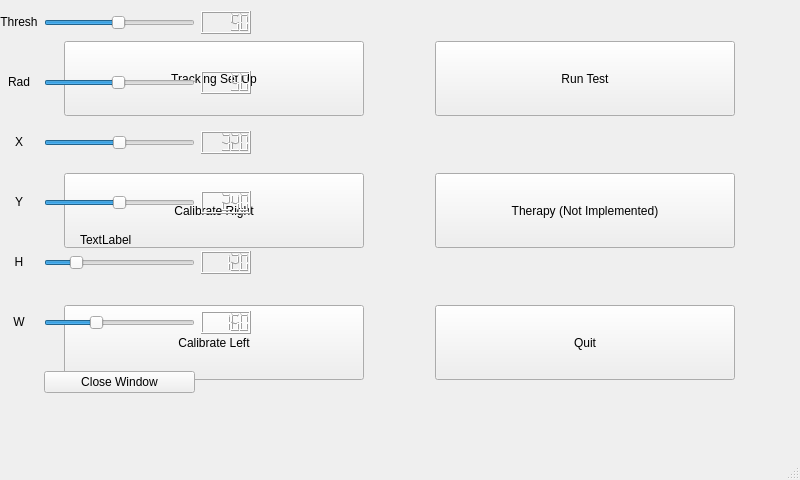
<?xml version="1.0" encoding="UTF-8"?>
<ui version="4.0">
 <class>MainWindow</class>
 <widget class="QMainWindow" name="MainWindow">
  <property name="geometry">
   <rect>
    <x>0</x>
    <y>0</y>
    <width>800</width>
    <height>480</height>
   </rect>
  </property>
  <property name="windowTitle">
   <string>MainWindow</string>
  </property>
  <widget class="QWidget" name="centralwidget">
   <widget class="QWidget" name="gridLayoutWidget">
    <property name="geometry">
     <rect>
      <x>-1</x>
      <y>-10</y>
      <width>801</width>
      <height>441</height>
     </rect>
    </property>
    <layout class="QGridLayout" name="HomescreenLayout">
     <item row="0" column="0">
      <widget class="QPushButton" name="TrackingSetUp">
       <property name="minimumSize">
        <size>
         <width>0</width>
         <height>75</height>
        </size>
       </property>
       <property name="maximumSize">
        <size>
         <width>300</width>
         <height>16777215</height>
        </size>
       </property>
       <property name="text">
        <string>Tracking Set Up</string>
       </property>
      </widget>
     </item>
     <item row="1" column="1">
      <widget class="QPushButton" name="Therapy">
       <property name="minimumSize">
        <size>
         <width>0</width>
         <height>75</height>
        </size>
       </property>
       <property name="text">
        <string>Therapy (Not Implemented)</string>
       </property>
      </widget>
     </item>
     <item row="0" column="1">
      <widget class="QPushButton" name="Diagnostic">
       <property name="minimumSize">
        <size>
         <width>0</width>
         <height>75</height>
        </size>
       </property>
       <property name="maximumSize">
        <size>
         <width>300</width>
         <height>16777215</height>
        </size>
       </property>
       <property name="text">
        <string>Run Test</string>
       </property>
      </widget>
     </item>
     <item row="2" column="1">
      <widget class="QPushButton" name="Quit">
       <property name="minimumSize">
        <size>
         <width>0</width>
         <height>75</height>
        </size>
       </property>
       <property name="text">
        <string>Quit</string>
       </property>
      </widget>
     </item>
     <item row="2" column="0">
      <widget class="QPushButton" name="CalibrateLeft">
       <property name="minimumSize">
        <size>
         <width>0</width>
         <height>75</height>
        </size>
       </property>
       <property name="text">
        <string>Calibrate Left</string>
       </property>
      </widget>
     </item>
     <item row="1" column="0">
      <widget class="QPushButton" name="CalibrateRight">
       <property name="minimumSize">
        <size>
         <width>0</width>
         <height>75</height>
        </size>
       </property>
       <property name="text">
        <string>Calibrate Right</string>
       </property>
      </widget>
     </item>
    </layout>
   </widget>
   <widget class="QWidget" name="gridLayoutWidget_2">
    <property name="geometry">
     <rect>
      <x>0</x>
      <y>-20</y>
      <width>251</width>
      <height>451</height>
     </rect>
    </property>
    <layout class="QGridLayout" name="VideoControls">
     <item row="0" column="1">
      <widget class="QSlider" name="ThresholdSlider">
       <property name="minimum">
        <number>1</number>
       </property>
       <property name="maximum">
        <number>100</number>
       </property>
       <property name="sliderPosition">
        <number>50</number>
       </property>
       <property name="orientation">
        <enum>Qt::Horizontal</enum>
       </property>
      </widget>
     </item>
     <item row="1" column="1">
      <widget class="QSlider" name="CircleSizeSlider">
       <property name="minimum">
        <number>1</number>
       </property>
       <property name="maximum">
        <number>100</number>
       </property>
       <property name="sliderPosition">
        <number>50</number>
       </property>
       <property name="orientation">
        <enum>Qt::Horizontal</enum>
       </property>
      </widget>
     </item>
     <item row="4" column="1">
      <widget class="QSlider" name="BoxHSlider">
       <property name="minimum">
        <number>1</number>
       </property>
       <property name="maximum">
        <number>640</number>
       </property>
       <property name="sliderPosition">
        <number>120</number>
       </property>
       <property name="orientation">
        <enum>Qt::Horizontal</enum>
       </property>
      </widget>
     </item>
     <item row="3" column="0">
      <widget class="QLabel" name="BoxYLabel">
       <property name="text">
        <string>&lt;html&gt;&lt;head/&gt;&lt;body&gt;&lt;p align=&quot;center&quot;&gt;Y&lt;/p&gt;&lt;/body&gt;&lt;/html&gt;</string>
       </property>
      </widget>
     </item>
     <item row="0" column="0">
      <widget class="QLabel" name="ThresholdLabel">
       <property name="text">
        <string>&lt;html&gt;&lt;head/&gt;&lt;body&gt;&lt;p align=&quot;center&quot;&gt;Thresh&lt;/p&gt;&lt;/body&gt;&lt;/html&gt;</string>
       </property>
      </widget>
     </item>
     <item row="1" column="0">
      <widget class="QLabel" name="CircleSizeLabel">
       <property name="text">
        <string>&lt;html&gt;&lt;head/&gt;&lt;body&gt;&lt;p align=&quot;center&quot;&gt;Rad&lt;/p&gt;&lt;/body&gt;&lt;/html&gt;</string>
       </property>
      </widget>
     </item>
     <item row="4" column="0">
      <widget class="QLabel" name="BoxHLabel">
       <property name="text">
        <string>&lt;html&gt;&lt;head/&gt;&lt;body&gt;&lt;p align=&quot;center&quot;&gt;H&lt;/p&gt;&lt;/body&gt;&lt;/html&gt;</string>
       </property>
      </widget>
     </item>
     <item row="6" column="1">
      <widget class="QPushButton" name="CloseControls">
       <property name="text">
        <string>Close Window</string>
       </property>
      </widget>
     </item>
     <item row="5" column="1">
      <widget class="QSlider" name="BoxWSlider">
       <property name="minimum">
        <number>1</number>
       </property>
       <property name="maximum">
        <number>480</number>
       </property>
       <property name="sliderPosition">
        <number>160</number>
       </property>
       <property name="orientation">
        <enum>Qt::Horizontal</enum>
       </property>
      </widget>
     </item>
     <item row="2" column="1">
      <widget class="QSlider" name="BoxXSlider">
       <property name="maximum">
        <number>638</number>
       </property>
       <property name="sliderPosition">
        <number>320</number>
       </property>
       <property name="orientation">
        <enum>Qt::Horizontal</enum>
       </property>
      </widget>
     </item>
     <item row="2" column="0">
      <widget class="QLabel" name="BoxXLabel">
       <property name="text">
        <string>&lt;html&gt;&lt;head/&gt;&lt;body&gt;&lt;p align=&quot;center&quot;&gt;X&lt;/p&gt;&lt;/body&gt;&lt;/html&gt;</string>
       </property>
      </widget>
     </item>
     <item row="3" column="1">
      <widget class="QSlider" name="BoxYSlider">
       <property name="maximum">
        <number>478</number>
       </property>
       <property name="sliderPosition">
        <number>240</number>
       </property>
       <property name="orientation">
        <enum>Qt::Horizontal</enum>
       </property>
      </widget>
     </item>
     <item row="5" column="0">
      <widget class="QLabel" name="BoxWLabel">
       <property name="text">
        <string>&lt;html&gt;&lt;head/&gt;&lt;body&gt;&lt;p align=&quot;center&quot;&gt;W&lt;/p&gt;&lt;/body&gt;&lt;/html&gt;</string>
       </property>
      </widget>
     </item>
     <item row="0" column="2">
      <widget class="QLCDNumber" name="ThresholdDisplay">
       <property name="maximumSize">
        <size>
         <width>50</width>
         <height>16777215</height>
        </size>
       </property>
       <property name="intValue" stdset="0">
        <number>50</number>
       </property>
      </widget>
     </item>
     <item row="1" column="2">
      <widget class="QLCDNumber" name="CircleSizeDisplay">
       <property name="maximumSize">
        <size>
         <width>50</width>
         <height>16777215</height>
        </size>
       </property>
       <property name="intValue" stdset="0">
        <number>50</number>
       </property>
      </widget>
     </item>
     <item row="2" column="2">
      <widget class="QLCDNumber" name="BoxXDisplay">
       <property name="maximumSize">
        <size>
         <width>50</width>
         <height>16777215</height>
        </size>
       </property>
       <property name="intValue" stdset="0">
        <number>320</number>
       </property>
      </widget>
     </item>
     <item row="3" column="2">
      <widget class="QLCDNumber" name="BoxYDisplay">
       <property name="maximumSize">
        <size>
         <width>50</width>
         <height>16777215</height>
        </size>
       </property>
       <property name="intValue" stdset="0">
        <number>240</number>
       </property>
      </widget>
     </item>
     <item row="4" column="2">
      <widget class="QLCDNumber" name="BoxHDisplay">
       <property name="maximumSize">
        <size>
         <width>50</width>
         <height>16777215</height>
        </size>
       </property>
       <property name="intValue" stdset="0">
        <number>120</number>
       </property>
      </widget>
     </item>
     <item row="5" column="2">
      <widget class="QLCDNumber" name="BoxWDisplay">
       <property name="maximumSize">
        <size>
         <width>50</width>
         <height>16777215</height>
        </size>
       </property>
       <property name="intValue" stdset="0">
        <number>160</number>
       </property>
      </widget>
     </item>
    </layout>
   </widget>
   <widget class="QLabel" name="VideoWithControl">
    <property name="geometry">
     <rect>
      <x>160</x>
      <y>0</y>
      <width>640</width>
      <height>480</height>
     </rect>
    </property>
    <property name="text">
     <string>&lt;html&gt;&lt;head/&gt;&lt;body&gt;&lt;p&gt;&lt;br/&gt;&lt;/p&gt;&lt;/body&gt;&lt;/html&gt;</string>
    </property>
   </widget>
   <widget class="QLabel" name="VideoWithoutControls">
    <property name="geometry">
     <rect>
      <x>80</x>
      <y>0</y>
      <width>640</width>
      <height>480</height>
     </rect>
    </property>
    <property name="text">
     <string>TextLabel</string>
    </property>
   </widget>
   <zorder>VideoWithControl</zorder>
   <zorder>gridLayoutWidget</zorder>
   <zorder>gridLayoutWidget_2</zorder>
   <zorder>VideoWithoutControls</zorder>
  </widget>
  <widget class="QMenuBar" name="menubar">
   <property name="geometry">
    <rect>
     <x>0</x>
     <y>0</y>
     <width>800</width>
     <height>22</height>
    </rect>
   </property>
  </widget>
  <widget class="QStatusBar" name="statusbar"/>
 </widget>
 <resources/>
 <connections/>
</ui>
